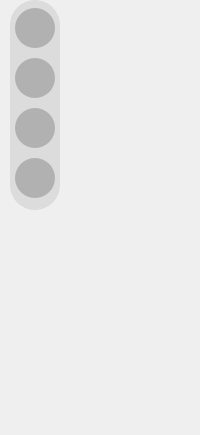
        <widget class="QFrame" name="sidePane">
         <property name="minimumSize">
          <size>
           <width>80</width>
           <height>0</height>
          </size>
         </property>
         <property name="maximumSize">
          <size>
           <width>200</width>
           <height>16777215</height>
          </size>
         </property>
         <property name="styleSheet">
          <string notr="true">background-color:none; border-radius:10px;</string>
         </property>
         <property name="frameShape">
          <enum>QFrame::StyledPanel</enum>
         </property>
         <property name="frameShadow">
          <enum>QFrame::Raised</enum>
         </property>
         <layout class="QVBoxLayout" name="verticalLayout">
          <property name="leftMargin">
           <number>10</number>
          </property>
          <property name="topMargin">
           <number>0</number>
          </property>
          <item>
           <widget class="QFrame" name="frame_18">
            <property name="minimumSize">
             <size>
              <width>50</width>
              <height>210</height>
             </size>
            </property>
            <property name="maximumSize">
             <size>
              <width>50</width>
              <height>210</height>
             </size>
            </property>
            <property name="styleSheet">
             <string notr="true">background-color:rgba(0,0,0,20); border-radius:25;</string>
            </property>
            <property name="frameShape">
             <enum>QFrame::StyledPanel</enum>
            </property>
            <property name="frameShadow">
             <enum>QFrame::Raised</enum>
            </property>
            <layout class="QGridLayout" name="gridLayout_3">
             <property name="leftMargin">
              <number>0</number>
             </property>
             <property name="topMargin">
              <number>0</number>
             </property>
             <property name="rightMargin">
              <number>0</number>
             </property>
             <property name="bottomMargin">
              <number>0</number>
             </property>
             <property name="spacing">
              <number>2</number>
             </property>
             <item row="0" column="0">
              <widget class="QPushButton" name="menuBtn_2">
               <property name="minimumSize">
                <size>
                 <width>40</width>
                 <height>40</height>
                </size>
               </property>
               <property name="maximumSize">
                <size>
                 <width>40</width>
                 <height>40</height>
                </size>
               </property>
               <property name="styleSheet">
                <string notr="true">QPushButton {
border-radius:20px;
background-color:rgba(0,0,0,50);
border:none;
}

QPushButton::hover {
border-radius:20px;
background-color:rgba(255,255,255, 50);
border:none;
}

QPushButton::pressed {
border-radius:20px;
background-color:rgba(255,255,255, 30);
border:none;
}
</string>
               </property>
               <property name="text">
                <string/>
               </property>
               <property name="icon">
                <iconset>
                 <normaloff>../../Downloads/icons8-home-100.png</normaloff>../../Downloads/icons8-home-100.png</iconset>
               </property>
               <property name="iconSize">
                <size>
                 <width>24</width>
                 <height>24</height>
                </size>
               </property>
              </widget>
             </item>
             <item row="1" column="0">
              <widget class="QPushButton" name="menuBtn_3">
               <property name="minimumSize">
                <size>
                 <width>40</width>
                 <height>40</height>
                </size>
               </property>
               <property name="maximumSize">
                <size>
                 <width>40</width>
                 <height>40</height>
                </size>
               </property>
               <property name="styleSheet">
                <string notr="true">QPushButton {
border-radius:20px;
background-color:rgba(0,0,0,50);
border:none;
}

QPushButton::hover {
border-radius:20px;
background-color:rgba(255,255,255, 50);
border:none;
}

QPushButton::pressed {
border-radius:20px;
background-color:rgba(255,255,255, 30);
border:none;
}
</string>
               </property>
               <property name="text">
                <string/>
               </property>
               <property name="icon">
                <iconset>
                 <normaloff>../../Downloads/icons8-explore-90.png</normaloff>../../Downloads/icons8-explore-90.png</iconset>
               </property>
               <property name="iconSize">
                <size>
                 <width>24</width>
                 <height>24</height>
                </size>
               </property>
              </widget>
             </item>
             <item row="2" column="0">
              <widget class="QPushButton" name="menuBtn_4">
               <property name="minimumSize">
                <size>
                 <width>40</width>
                 <height>40</height>
                </size>
               </property>
               <property name="maximumSize">
                <size>
                 <width>40</width>
                 <height>40</height>
                </size>
               </property>
               <property name="styleSheet">
                <string notr="true">QPushButton {
border-radius:20px;
background-color:rgba(0,0,0,50);
border:none;
}

QPushButton::hover {
border-radius:20px;
background-color:rgba(255,255,255, 50);
border:none;
}

QPushButton::pressed {
border-radius:20px;
background-color:rgba(255,255,255, 30);
border:none;
}
</string>
               </property>
               <property name="text">
                <string/>
               </property>
               <property name="icon">
                <iconset>
                 <normaloff>../../Downloads/icons8-music-library-90.png</normaloff>../../Downloads/icons8-music-library-90.png</iconset>
               </property>
               <property name="iconSize">
                <size>
                 <width>24</width>
                 <height>24</height>
                </size>
               </property>
              </widget>
             </item>
             <item row="3" column="0">
              <widget class="QPushButton" name="menuBtn_5">
               <property name="minimumSize">
                <size>
                 <width>40</width>
                 <height>40</height>
                </size>
               </property>
               <property name="maximumSize">
                <size>
                 <width>40</width>
                 <height>40</height>
                </size>
               </property>
               <property name="styleSheet">
                <string notr="true">QPushButton {
border-radius:20px;
background-color:rgba(0,0,0,50);
border:none;
}

QPushButton::hover {
border-radius:20px;
background-color:rgba(255,255,255, 50);
border:none;
}

QPushButton::pressed {
border-radius:20px;
background-color:rgba(255,255,255, 30);
border:none;
}
</string>
               </property>
               <property name="text">
                <string/>
               </property>
               <property name="icon">
                <iconset>
                 <normaloff>../../Downloads/icons8-settings-100.png</normaloff>../../Downloads/icons8-settings-100.png</iconset>
               </property>
               <property name="iconSize">
                <size>
                 <width>24</width>
                 <height>24</height>
                </size>
               </property>
              </widget>
             </item>
            </layout>
           </widget>
          </item>
          <item>
           <spacer name="verticalSpacer_3">
            <property name="orientation">
             <enum>Qt::Vertical</enum>
            </property>
            <property name="sizeHint" stdset="0">
             <size>
              <width>20</width>
              <height>214</height>
             </size>
            </property>
           </spacer>
          </item>
         </layout>
        </widget>
